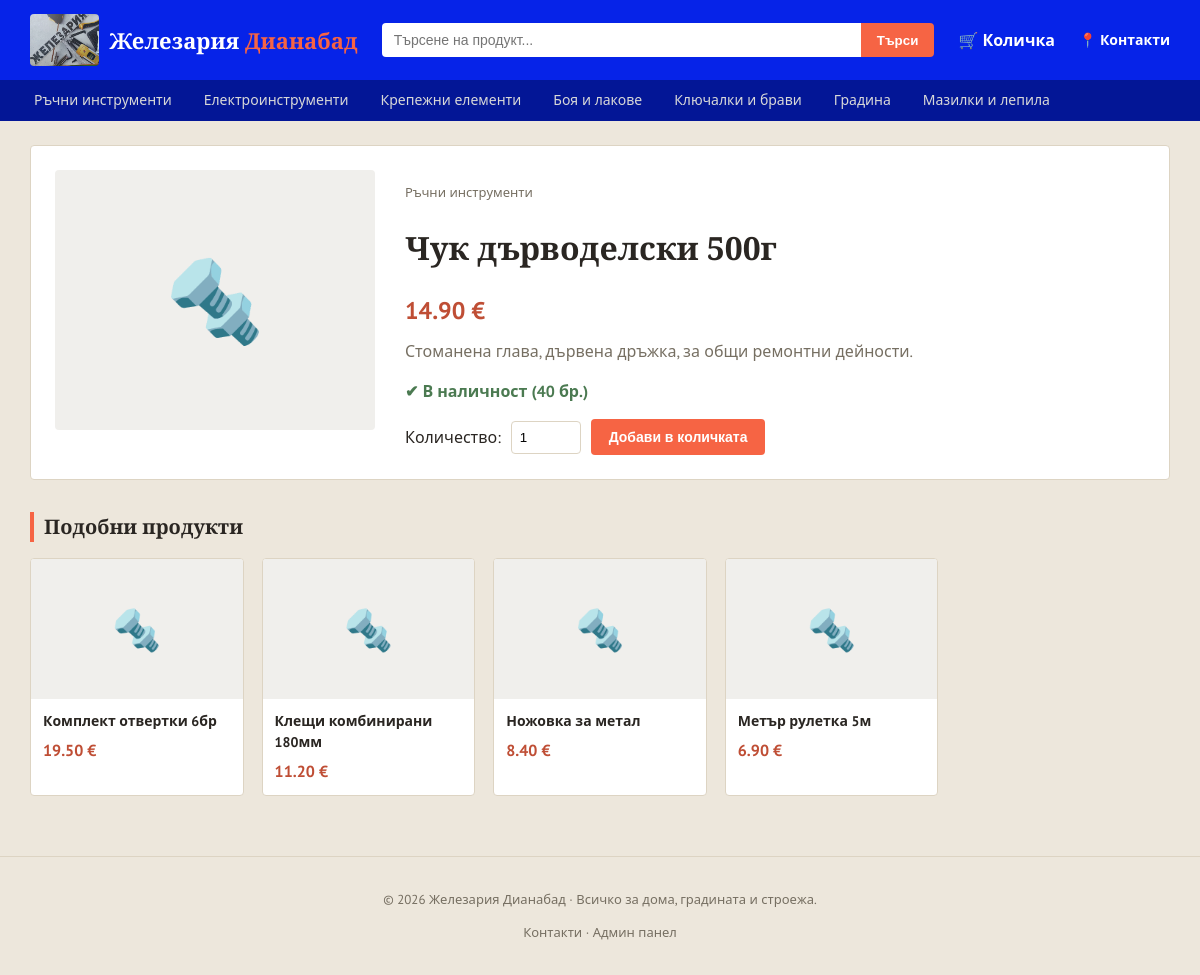
/product/1 (signed in), run on an earlier commit of the app's database.
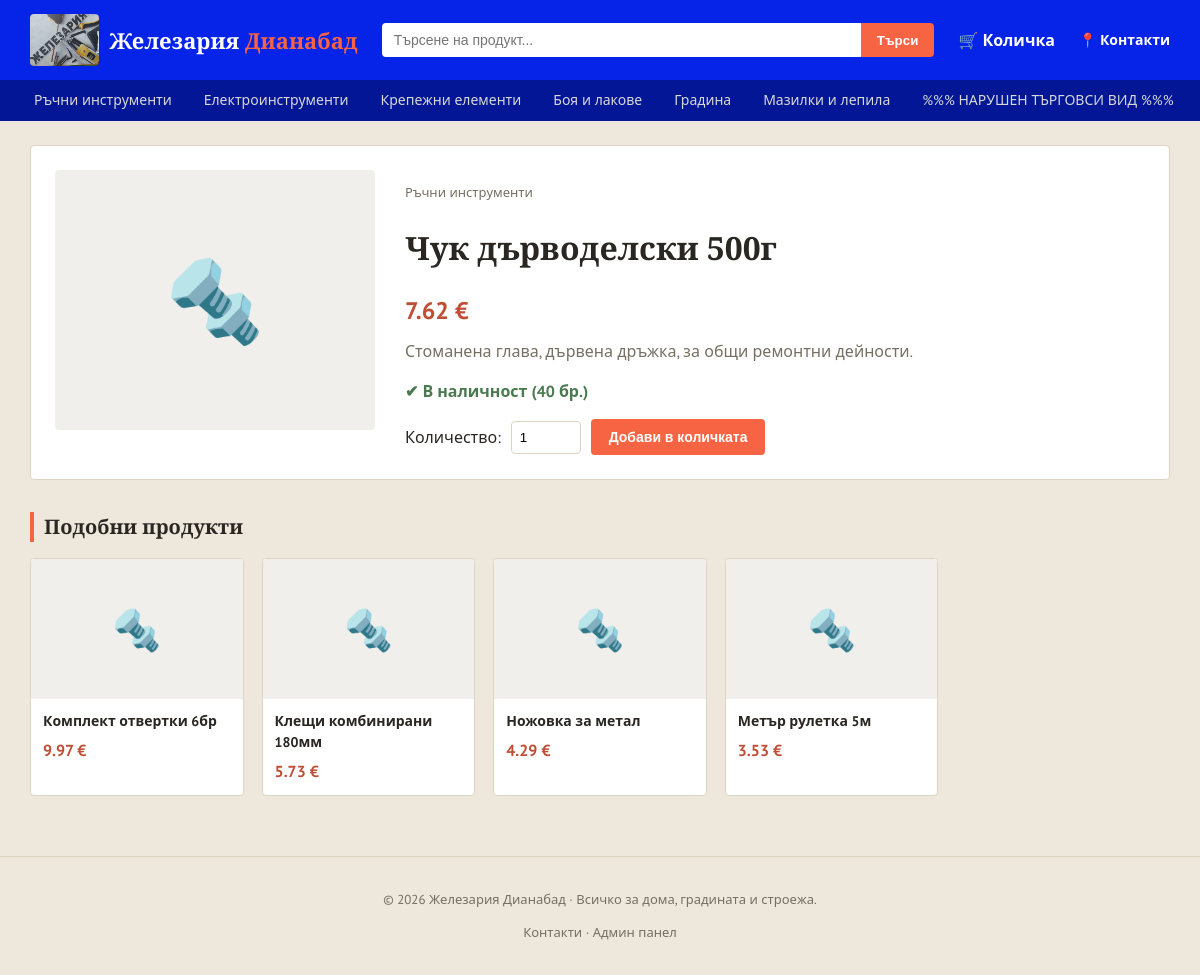
And on a later commit of the database.
### models.py (models this page shows, shortened)
class Category(db.Model):
    __tablename__ = 'categories'
    id = db.Column(db.Integer, primary_key=True)
    name = db.Column(db.String(100), nullable=False, unique=True)
    image_url = db.Column(db.String(300), default='')
    products = db.relationship('Product', backref='category', lazy=True)

class Product(db.Model):
    __tablename__ = 'products'
    id = db.Column(db.Integer, primary_key=True)
    name = db.Column(db.String(200), nullable=False)
    description = db.Column(db.Text, default='')
    price = db.Column(db.Float, nullable=False)
    stock = db.Column(db.Integer, default=0)
    image_url = db.Column(db.String(300), default='')
    category_id = db.Column(db.Integer, db.ForeignKey('categories.id'), nullable=False)

### app.py (the view)
@app.route('/product/<int:product_id>')
def product_view(product_id):
    product = Product.query.get_or_404(product_id)
    categories = Category.query.all()
    related = Product.query.filter(
        Product.category_id == product.category_id,
        Product.id != product.id
    ).limit(4).all()
    return render_template('product.html', product=product, related=related, categories=categories)

### app.py (called while the page is built)
@app.context_processor
def inject_whatsapp_number():
    return {'whatsapp_number': app.config['WHATSAPP_NUMBER'], 'asset_version': app.config['ASSET_VERSION']}

@app.context_processor
def inject_category_icons():
    return {'category_icons': CATEGORY_ICONS}

### templates/product.html (shortened to what this page needs)
{% extends 'base.html' %}
{% block content %}
<div class="product-detail">
    <div class="product-detail-thumb">
        {% if product.image_url %}
            <img src="{{ product.image_url }}" alt="{{ product.name }}">
        {% else %}
            <div class="placeholder-thumb placeholder-thumb-large">🔩</div>
        {% endif %}
    </div>
    <div class="product-detail-info">
        <p class="breadcrumb">
            <a href="{{ url_for('category_view', category_id=product.category.id) }}">{{ product.category.name }}</a>
        </p>
        <h1>{{ product.name }}</h1>
        <div class="product-price product-price-large">{{ '%.2f'|format(product.price) }} €</div>
        <p class="product-description">{{ product.description }}</p>
        {% if product.stock > 0 %}
            <p class="stock-ok">✔ В наличност ({{ product.stock }} бр.)</p>
        {% else %}
            <p class="stock-out">✘ Изчерпан</p>
        {% endif %}
        {% if product.stock > 0 %}
        <form action="{{ url_for('cart_add', product_id=product.id) }}" method="post" class="add-form">
            <label for="qty">Количество:</label>
            <input type="number" id="qty" name="qty" value="1" min="1" max="{{ product.stock }}">
            <button type="submit" class="btn">Добави в количката</button>
        </form>
        {% endif %}
    </div>
</div>
{% if related %}
<h2 class="section-title">Подобни продукти</h2>
<div class="product-grid">
    {% for p in related %}
    <div class="product-card">
        <a href="{{ url_for('product_view', product_id=p.id) }}" class="product-thumb">
            {% if p.image_url %}
                <img src="{{ p.image_url }}" alt="{{ p.name }}">
            {% else %}
                <div class="placeholder-thumb">🔩</div>
            {% endif %}
        </a>
        <div class="product-info">
            <a href="{{ url_for('product_view', product_id=p.id) }}" class="product-name">{{ p.name }}</a>
            <div class="product-price">{{ '%.2f'|format(p.price) }} €</div>
        </div>
    </div>
    {% endfor %}
</div>
{% endif %}
{% endblock %}

### templates/base.html (shortened to what this page needs)
<!DOCTYPE html>
<html lang="bg">
<head>
<link rel="stylesheet" href="{{ url_for('static', filename='css/style.css') }}?v={{ asset_version }}">
</head>
<body>
<header class="topbar">
    <div class="topbar-inner">
        <a href="{{ url_for('index') }}" class="brand">
            <img src="{{ url_for('static', filename='img/brand/logo.png') }}" alt="Железария Дианабад" class="brand-logo">
            <span class="brand-text">Железария <span>Дианабад</span></span>
        </a>
        <form class="search-form" action="{{ url_for('search') }}" method="get">
            <input type="text" name="q" placeholder="Търсене на продукт..." value="{{ q if q else '' }}">
            <button type="submit">Търси</button>
        </form>
        <a href="{{ url_for('cart_view') }}" class="cart-link">
            🛒 Количка
            {% set cart = session.get('cart', {}) %}
        </a>
        <a href="{{ url_for('contacts') }}" class="contacts-link">📍 Контакти</a>
    </div>
    <nav class="categories-nav">
        {% for c in categories %}
            <a href="{{ url_for('category_view', category_id=c.id) }}">{{ c.name }}</a>
        {% endfor %}
    </nav>
</header>
<main class="container">
    {% block content %}{% endblock %}
</main>
<footer class="footer">
    <p>© 2026 Железария Дианабад · Всичко за дома, градината и строежа.</p>
    <p><a href="{{ url_for('contacts') }}">Контакти</a> · <a href="{{ url_for('admin_dashboard') }}">Админ панел</a></p>
</footer>
</body>
</html>

What changed in the data, as far as the page shows it:
removed Category: name "Ключалки и брави"
added Category: name "%%% НАРУШЕН ТЪРГОВСИ ВИД %%%"
changed Product "Чук дърводелски 500г": price "14.90" → "7.62"
changed Product "Комплект отвертки 6бр": price "19.50" → "9.97"
changed Product "Клещи комбинирани 180мм": price "11.20" → "5.73"
changed Product "Ножовка за метал": price "8.40" → "4.29"
changed Product "Метър рулетка 5м": price "6.90" → "3.53"
